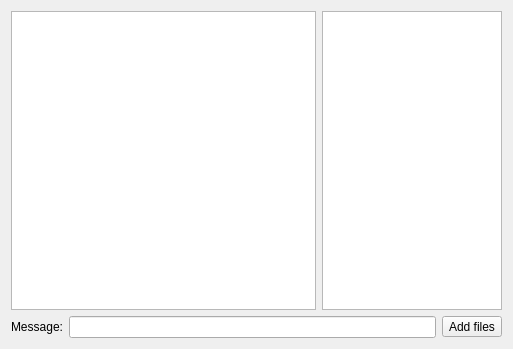
<?xml version="1.0" encoding="UTF-8"?>
<ui version="4.0">
 <class>Window</class>
 <widget class="QDialog" name="Window">
  <property name="geometry">
   <rect>
    <x>0</x>
    <y>0</y>
    <width>513</width>
    <height>349</height>
   </rect>
  </property>
  <property name="windowTitle">
   <string>qChat Example</string>
  </property>
  <layout class="QVBoxLayout">
   <item>
    <layout class="QHBoxLayout" name="layout_1">
     <item>
      <widget class="QTextEdit" name="chatLog">
       <property name="mouseTracking">
        <bool>true</bool>
       </property>
       <property name="focusPolicy">
        <enum>Qt::NoFocus</enum>
       </property>
       <property name="autoFillBackground">
        <bool>true</bool>
       </property>
       <property name="tabChangesFocus">
        <bool>true</bool>
       </property>
       <property name="undoRedoEnabled">
        <bool>false</bool>
       </property>
       <property name="readOnly">
        <bool>true</bool>
       </property>
       <property name="acceptRichText">
        <bool>true</bool>
       </property>
       <property name="textInteractionFlags">
        <set>Qt::TextSelectableByMouse</set>
       </property>
       <property name="placeholderText">
        <string/>
       </property>
      </widget>
     </item>
     <item>
      <widget class="QListWidget" name="userList">
       <property name="maximumSize">
        <size>
         <width>180</width>
         <height>16777215</height>
        </size>
       </property>
       <property name="focusPolicy">
        <enum>Qt::NoFocus</enum>
       </property>
      </widget>
     </item>
    </layout>
   </item>
   <item>
    <layout class="QHBoxLayout" name="layout_2">
     <item>
      <widget class="QLabel" name="messageLabel">
       <property name="text">
        <string>Message:</string>
       </property>
      </widget>
     </item>
     <item>
      <widget class="QLineEdit" name="messageLineEdit"/>
     </item>
     <item>
      <widget class="QToolButton" name="appendButton">
       <property name="text">
        <string>Add files</string>
       </property>
      </widget>
     </item>
    </layout>
   </item>
  </layout>
 </widget>
 <resources/>
 <connections/>
</ui>
